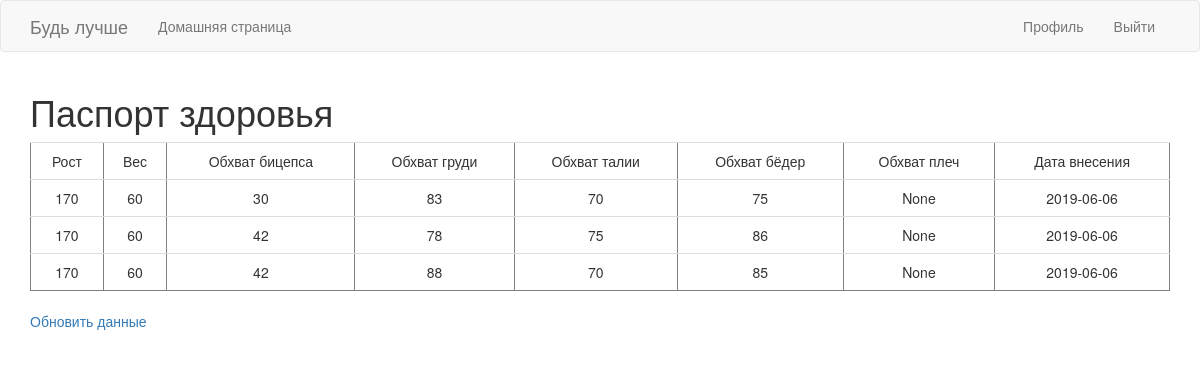
The page /pasport (signed in) on the database as committed earlier.
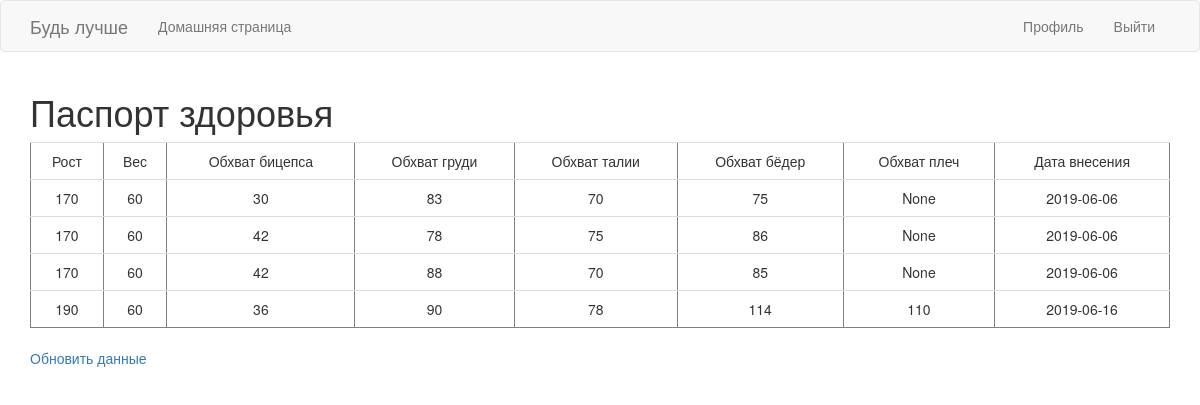
The same page on the database as committed later.
### app/models.py (models this page shows)
class InfoUser(db.Model):
    id = db.Column(db.Integer, primary_key=True)
    user_id = db.Column(db.Integer, db.ForeignKey('user.id'))
    weight = db.Column(db.Integer)
    height = db.Column(db.Integer)
    arms = db.Column(db.Integer)
    chest = db.Column(db.Integer)
    waist = db.Column(db.Integer)
    femur = db.Column(db.Integer)
    shoulder = db.Column(db.Integer)
    heartDiseases = db.Column(db.String(12))
    date_of_change = db.Column(db.Date, default=datetime.utcnow())
    training_list_id = db.Column(db.Integer, db.ForeignKey('training_list.id'))

### app/routes.py (the view)
@app.route('/pasport')
@login_required
def pasport():
    param = current_user.information_user()
    return render_template('pasport.html', title='Pasport', param=param)

### app/models.py (called while the page is built)
@login.user_loader
def load_user(id):
    return User.query.get(int(id))

    def information_user(self):
        param = InfoUser.query.filter_by(user_id=self.id)
        return param

### app/routes.py (called while the page is built)
@app.before_request
def before_request():
    if current_user.is_authenticated:
        current_user.last_seen = datetime.utcnow()
        db.session.commit()

### app/templates/pasport.html
{% extends "base.html" %}
{% block app_content %}
    <h1> Паспорт здоровья</h1>
<table class="table table-hover" border="1">
    <tr valign="top">
        <td align="center"> Рост </td>
        <td align="center"> Вес </td>
        <td align="center"> Обхват бицепса </td>
        <td align="center"> Обхват груди </td>
        <td align="center"> Обхват талии </td>
        <td align="center"> Обхват бёдер </td>
        <td align="center"> Обхват плеч </td>
        <td align="center"> Дата внесения </td>
    </tr>
    {% for param in param %}
        {% include '_param.html' %}
    {% endfor %}
</table>
 <p><a href="{{ url_for('edit_profile') }}"> Обновить данные </a></p>
{% endblock %}

### app/templates/base.html (shortened to what this page needs)
{% extends 'bootstrap/base.html' %}
{% block navbar %}
    <nav class="navbar navbar-default">
        <div class="container">
            <div class="navbar-header">
                <a class="navbar-brand" href="{{ url_for('index') }}">Будь лучше</a>
            </div>
            <div class="collapse navbar-collapse" id="bs-example-navbar-collapse-1">
                <ul class="nav navbar-nav">
                    <li><a href="{{ url_for('index') }}">Домашняя страница</a></li>
                </ul>
                <ul class="nav navbar-nav navbar-right">
                    {% if current_user.is_anonymous %}
                    <li><a href="{{ url_for('login') }}">Войти</a></li>
                    {% else %}
                    <li><a href="{{ url_for('user', username=current_user.username) }}">Профиль</a></li>
                    <li><a href="{{ url_for('logout') }}">Выйти</a></li>
                    {% endif %}
                </ul>
            </div>
        </div>
    </nav>
{% endblock %}
{% block content %}
    <div class="container">
        {% block app_content %}{% endblock %}
    </div>
{% endblock %}

### app/templates/_param.html
    <tr valign="top">
        <td align="center">{{ param.height }}</td>
        <td align="center">{{ param.weight }} </td>
        <td align="center">{{ param.arms }} </td>
        <td align="center">{{ param.chest }} </td>
        <td align="center">{{ param.waist }} </td>
        <td align="center">{{ param.femur }} </td>
        <td align="center">{{ param.shoulder }} </td>
            <td align="center">{{ param.date_of_change }} </td>
    </tr>

Rows that differ between the two databases and show on the page:
added InfoUser: height "190", weight "60", arms "36", chest "90", waist "78", femur "114", shoulder "110", date_of_change "2019-06-16"
